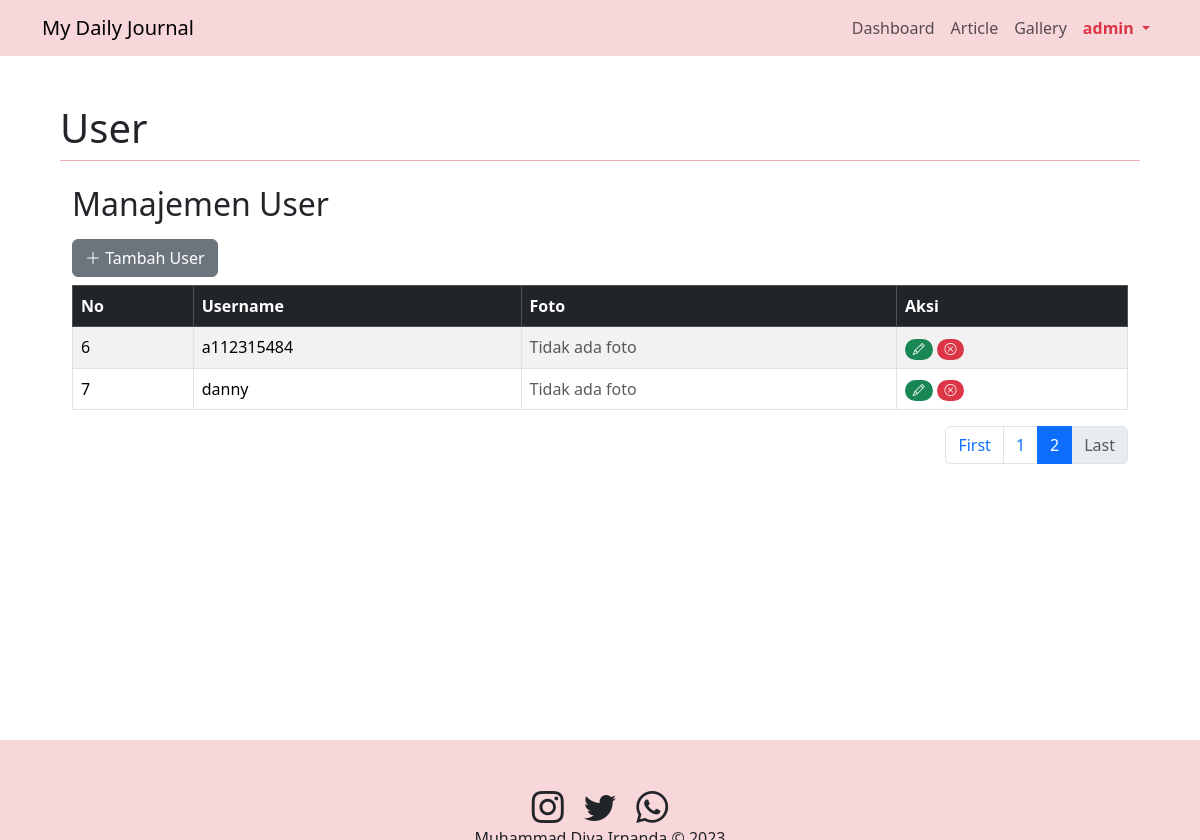
Screenshot of /admin.php?page=user&pagination=2 (signed in) with the database file from the repository.
### tables this page shows
CREATE TABLE `user` (
  `id` int(11) NOT NULL,
  `username` varchar(50) NOT NULL,
  `password` text NOT NULL,
  `foto` text NOT NULL
);

### user.php (the view, shortened to what this page needs)
<?php
include "koneksi.php";
$limit = 5;
$pagination = isset($_GET['pagination']) ? (int)$_GET['pagination'] : 1;
$start = ($pagination - 1) * $limit;
$result = $conn->query("SELECT * FROM user LIMIT $start, $limit");
$total = $conn->query("SELECT COUNT(id) AS total FROM user")->fetch_assoc()['total'];
$totalPages = ceil($total / $limit);
?>
<!DOCTYPE html>
<html lang="en">
<head>
    <link rel="stylesheet" href="https://cdn.jsdelivr.net/npm/bootstrap@5.3.2-alpha1/dist/css/bootstrap.min.css">
    <link rel="stylesheet" href="https://cdn.jsdelivr.net/npm/bootstrap-icons/font/bootstrap-icons.css">
</head>
<body>
    <div class="container mt-4">
        <h2 class="mb-3">Manajemen User</h2>
        <button class="btn btn-secondary mb-2" data-bs-toggle="modal" data-bs-target="#addModal">
            <i class="bi bi-plus-lg"></i> Tambah User
        </button>
        <table class="table table-bordered table-striped">
            <thead class="table-dark">
                <tr>
                    <th>No</th>
                    <th>Username</th>
                    <th>Foto</th>
                    <th>Aksi</th>
                </tr>
            </thead>
            <tbody>
                <?php
                $no = $start + 1;
                while ($row = $result->fetch_assoc()): ?>
                    <tr>
                        <td><?= $no++ ?></td>
                        <td><?= $row['username'] ?></td>
                        <td>
                            <?php if (!empty($row['foto'])): ?>
                                <img src="<?= $row['foto'] ?>" alt="Foto" style="width: 100px;">
                            <?php else: ?>
                                <span class="text-muted">Tidak ada foto</span>
                            <?php endif; ?>
                        </td>
                        <td>
                            <a href="#" title="Edit" class="badge rounded-pill text-bg-success" data-bs-toggle="modal" data-bs-target="#editModal<?= $row['id'] ?>">
                                <i class="bi bi-pencil"></i>
                            </a>
                            <a href="#" title="Delete" class="badge rounded-pill text-bg-danger" data-bs-toggle="modal" data-bs-target="#modalHapus<?= $row['id'] ?>">
                                <i class="bi bi-x-circle"></i>
                            </a>
                        </td>
                    </tr>
                <?php endwhile; ?>
            </tbody>
        </table>
    <nav>
    <ul class="pagination justify-content-end">
        <li class="page-item <?= ($pagination == 1) ? 'disabled' : '' ?>">
            <a class="page-link" href="admin.php?page=user&pagination=1">First</a>
        </li>
        <?php for ($i = 1; $i <= $totalPages; $i++): ?>
            <li class="page-item <?= ($i == $pagination) ? 'active' : '' ?>">
                <a class="page-link" href="admin.php?page=user&pagination=<?= $i ?>"><?= $i ?></a>
            </li>
        <?php endfor; ?>
        <li class="page-item <?= ($pagination == $totalPages) ? 'disabled' : '' ?>">
            <a class="page-link" href="admin.php?page=user&pagination=<?= $totalPages ?>">Last</a>
        </li>
    </ul>
</nav>
    </div>
</body>
</html>

### admin.php (style rules this page uses)
html { position: relative; min-height: 100%; }
body { margin: 0; padding-bottom: 80px; }

### rows the page displays
user: username "a112315484", foto "Tidak ada foto"
user: username "danny", foto "Tidak ada foto"

### other values shown
$_SESSION['username'] "admin"
$_GET['page'] "User"
